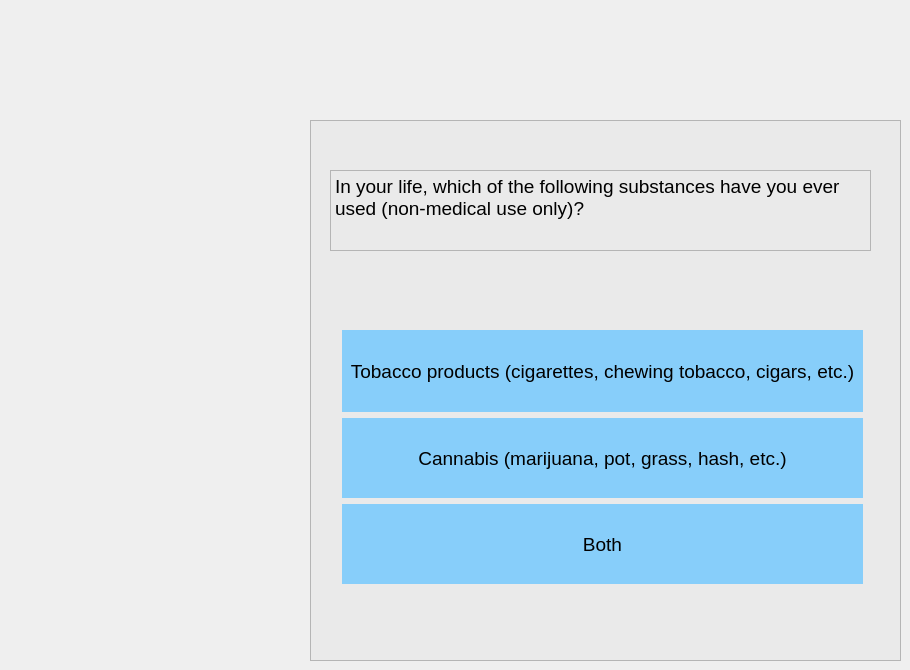
   <widget class="QWidget" name="page_9">
    <widget class="QFrame" name="frame_9">
     <property name="geometry">
      <rect>
       <x>310</x>
       <y>120</y>
       <width>591</width>
       <height>541</height>
      </rect>
     </property>
     <property name="styleSheet">
      <string notr="true">background:rgb(234, 234, 234)</string>
     </property>
     <property name="frameShape">
      <enum>QFrame::StyledPanel</enum>
     </property>
     <property name="frameShadow">
      <enum>QFrame::Raised</enum>
     </property>
     <widget class="QWidget" name="verticalLayoutWidget_8">
      <property name="geometry">
       <rect>
        <x>32</x>
        <y>210</y>
        <width>521</width>
        <height>254</height>
       </rect>
      </property>
      <layout class="QVBoxLayout" name="verticalLayout_8">
       <item>
        <widget class="QPushButton" name="flag_T_Button">
         <property name="minimumSize">
          <size>
           <width>0</width>
           <height>80</height>
          </size>
         </property>
         <property name="maximumSize">
          <size>
           <width>16777215</width>
           <height>16777214</height>
          </size>
         </property>
         <property name="font">
          <font>
           <pointsize>14</pointsize>
          </font>
         </property>
         <property name="styleSheet">
          <string notr="true">QPushButton
{

border-radius:0px;
background:  	#87CEFA;
}

QPushButton:hover
{

border-radius:0px;
background:  	#F0F8FF;
}</string>
         </property>
         <property name="text">
          <string>Tobacco products (cigarettes, chewing tobacco, cigars, etc.)</string>
         </property>
        </widget>
       </item>
       <item>
        <widget class="QPushButton" name="flag_C_Button">
         <property name="minimumSize">
          <size>
           <width>0</width>
           <height>80</height>
          </size>
         </property>
         <property name="font">
          <font>
           <pointsize>14</pointsize>
          </font>
         </property>
         <property name="styleSheet">
          <string notr="true">QPushButton
{

border-radius:0px;
background:  	#87CEFA;
}

QPushButton:hover
{

border-radius:0px;
background:  	#F0F8FF;
}</string>
         </property>
         <property name="text">
          <string>Cannabis (marijuana, pot, grass, hash, etc.)</string>
         </property>
        </widget>
       </item>
       <item>
        <widget class="QPushButton" name="flag_B_Button">
         <property name="minimumSize">
          <size>
           <width>0</width>
           <height>80</height>
          </size>
         </property>
         <property name="font">
          <font>
           <pointsize>14</pointsize>
          </font>
         </property>
         <property name="styleSheet">
          <string notr="true">QPushButton
{

border-radius:0px;
background:  	#87CEFA;
}

QPushButton:hover
{

border-radius:0px;
background:  	#F0F8FF;
}</string>
         </property>
         <property name="text">
          <string>Both</string>
         </property>
        </widget>
       </item>
      </layout>
     </widget>
     <widget class="QTextBrowser" name="textBrowser">
      <property name="geometry">
       <rect>
        <x>20</x>
        <y>50</y>
        <width>541</width>
        <height>81</height>
       </rect>
      </property>
      <property name="html">
       <string>&lt;!DOCTYPE HTML PUBLIC &quot;-//W3C//DTD HTML 4.0//EN&quot; &quot;http://www.w3.org/TR/REC-html40/strict.dtd&quot;&gt;
&lt;html&gt;&lt;head&gt;&lt;meta name=&quot;qrichtext&quot; content=&quot;1&quot; /&gt;&lt;meta charset=&quot;utf-8&quot; /&gt;&lt;style type=&quot;text/css&quot;&gt;
p, li { white-space: pre-wrap; }
&lt;/style&gt;&lt;/head&gt;&lt;body style=&quot; font-family:'Segoe UI'; font-size:9pt; font-weight:400; font-style:normal;&quot;&gt;
&lt;p style=&quot; margin-top:0px; margin-bottom:0px; margin-left:0px; margin-right:0px; -qt-block-indent:0; text-indent:0px;&quot;&gt;&lt;span style=&quot; font-size:14pt;&quot;&gt;In your life, which of the following substances have you ever used (non-medical use only)?&lt;/span&gt;&lt;/p&gt;&lt;/body&gt;&lt;/html&gt;</string>
      </property>
     </widget>
    </widget>
   </widget>
